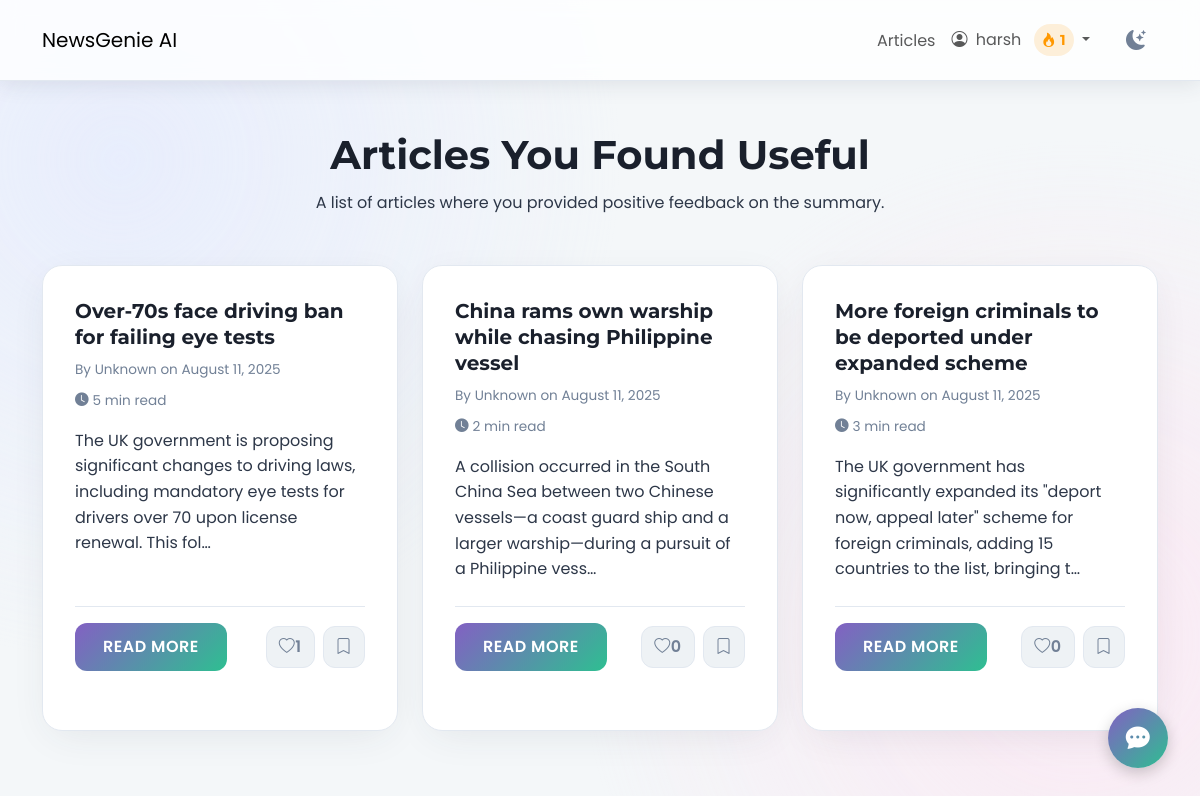
/users/profile/useful-articles/ (signed in), run on the app's committed database.
### users/models.py (models this page shows, shortened)
class Profile(models.Model):
    user = models.OneToOneField(User, on_delete=models.CASCADE)
    bio = models.TextField(max_length=500, blank=True, null=True)
    streak_count = models.IntegerField(default=0)
    last_login_date = models.DateField(null=True, blank=True)

### news/models.py (models this page shows, shortened)
class Article(models.Model):
    title = models.CharField(max_length=255)
    author = models.CharField(max_length=100, default="Unknown")
    content = models.TextField()
    url = models.URLField(unique=True)
    source = models.CharField(max_length=100)
    published_at = models.DateTimeField()
    summary = models.TextField(blank=True, null=True)
    category = models.ManyToManyField(Category, related_name='articles')
    approved = models.BooleanField(default=False)
    audio_file = models.FileField(upload_to='news_audio/', blank=True, null=True)
    reading_time = models.PositiveIntegerField(default=0, help_text="Estimated reading time in minutes")
    is_spotlighted = models.BooleanField(default=False, help_text="Check this to feature this article on the articles page.")
    @property
    def total_likes(self):
        return self.likes.count()
    def approved_status(self):
        return self.approved
    approved_status.boolean = True
    approved_status.short_description = "Approved"

### users/views.py (the view)
# urls.py: path('profile/useful-articles/', useful_articles_list, name='useful-articles-list'),
@login_required
def useful_articles_list(request):
    useful_feedback = ArticleFeedback.objects.filter(user=request.user, is_useful=True)
    articles = [feedback.article for feedback in useful_feedback]
    context = {
        'articles': articles,
        'feedback_type': 'Useful'
    }
    return render(request, 'users/feedback_articles_list.html', context)

### users/templates/users/feedback_articles_list.html (shortened to what this page needs)
{% extends 'news/base.html' %}
{% load static %}
{% block content %}
<div class="page-header-section text-center mb-5">
    <h1 class="page-title-heading">Articles You Found Useful</h1>
    <p class="page-subtitle-text">A list of articles where you provided positive feedback on the summary.</p>
</div>
{% if articles %}
<div class="row row-cols-1 row-cols-md-2 row-cols-lg-3 g-4 article-grid">
    {% for article in articles %}
    <div class="col">
        <div class="app-card article-card h-100">
            <div class="card-body d-flex flex-column">
                <h5 class="card-title-article">{{ article.title }}</h5>
                <div class="card-meta-info">
                    <span>By {{ article.author }} on {{ article.published_at|date:"F d, Y" }}</span>
                    {% if article.reading_time %}
                        <span class="reading-time"><i class="bi bi-clock-fill"></i> {{ article.reading_time }} min read</span>
                    {% endif %}
                </div>
                <p class="card-text-summary">{{ article.summary|default:article.content|truncatechars:150 }}</p>
                <div class="article-actions">
                    <a href="{% url 'news:detail' article.pk %}" class="btn app-btn read-more-btn">Read More</a>
                    <div class="d-flex gap-2 button-group-actions">
                        <button class="btn app-btn icon-btn like-btn {% if article.is_liked_by_user %}liked{% endif %}" data-article-id="{{ article.pk }}" {% if not user.is_authenticated %}disabled title="Login to like" {% endif %}>
                            <i class="bi {% if article.is_liked_by_user %}bi-heart-fill{% else %}bi-heart{% endif %}"></i>
                            <span class="like-count">{{ article.total_likes }}</span>
                        </button>
                        <button class="btn app-btn icon-btn bookmark-btn " data-article-id="{{ article.pk }}" >
                            <i class="bi {% if article.is_bookmarked_by_user %}bi-bookmark-fill{% else %}bi-bookmark{% endif %}"></i>
                        </button>
                    </div>
                </div>
            </div>
            <div class="card-footer article-card-footer">
                {% for category in article.category.all %}
                    <span class="badge category-pill-small me-1">{{ category.name }}</span>
                {% endfor %}
            </div>
        </div>
    </div>
    {% endfor %}
</div>
{% else %}
<div class="text-center py-5 app-card">
    <p class="lead">You haven't marked any summaries as "Useful" yet.</p>
    <a href="{% url "news:article_list" %}" class="btn app-btn primary-btn mt-3">Browse Articles</a>
</div>
{% endif %}
{% endblock content %}

### templates/news/base.html (shortened to what this page needs)
{% load static %}
<!DOCTYPE html>
<html lang="en">
<head>
    <link href="https://cdn.jsdelivr.net/npm/bootstrap@5.3.0/dist/css/bootstrap.min.css" rel="stylesheet">
    <link rel="stylesheet" href="https://cdn.jsdelivr.net/npm/bootstrap-icons@1.10.5/font/bootstrap-icons.css">
    <link rel="stylesheet" href="{% static 'css/newsgenie.css' %}">
</head>
<body class="{{ request.COOKIES.theme|default:'light' }}-mode">
    <header class="app-navbar navbar navbar-expand-lg sticky-top">
        <div class="container">
            <a class="navbar-brand navbar-brand-custom" href="{% url 'news:homepage' %}">NewsGenie AI</a>
            <div class="collapse navbar-collapse" id="navbarNav">
                <ul class="navbar-nav ms-auto align-items-center">
                    {% if user.is_authenticated %}
                        <li class="nav-item">
                            <a class="nav-link nav-link-custom" href="{% url 'news:article_list' %}">Articles</a>
                        </li>
                        <li class="nav-item dropdown">
                            <a class="nav-link nav-link-custom dropdown-toggle" href="#" id="navbarDropdown" role="button" data-bs-toggle="dropdown" aria-expanded="false">
                                <i class="bi bi-person-circle me-1"></i>
                                {{ user.username }}
                                <span class="streak-indicator ms-2">
                                    <i class="bi bi-fire"></i> {{ user.profile.streak_count }}
                                </span>
                            </a>
                        </li>
                    {% endif %}
                    <li class="nav-item ms-3">
                        <button id="theme-toggle" class="btn theme-toggle-btn">
                            <i class="bi bi-moon-stars-fill"></i>
                        </button>
                    </li>
                </ul>
            </div>
        </div>
    </header>
    <main class="container my-5 app-content-wrapper">
        {% block content %}{% endblock %}
    </main>
    <div id="chatbot-container">
        <button id="chatbot-toggle-btn" class="app-btn secondary-btn">
            <i class="bi bi-chat-dots-fill"></i>
        </button>
    </div>
</body>
</html>

### data on the page
Article: title "Over-70s face driving ban for failing eye tests", author "Unknown", published_at "August 11, 2025", reading_time "5", summary "The UK government is proposing significant changes to driving laws, including mandatory eye tests for drivers over 70 upon license renewal. This fol…", total_likes "1"
Article: title "China rams own warship while chasing Philippine vessel", author "Unknown", published_at "August 11, 2025", reading_time "2", summary "A collision occurred in the South China Sea between two Chinese vessels—a coast guard ship and a larger warship—during a pursuit of a Philippine vess…", total_likes "0"
Article: title "More foreign criminals to be deported under expanded scheme", author "Unknown", published_at "August 11, 2025", reading_time "3", summary "The UK government has significantly expanded its \"deport now, appeal later\" scheme for foreign criminals, adding 15 countries to the list, bringing t…", total_likes "0"

### other printed values
{{ user.username }} "harsh"
{{ user.profile.streak_count }} "1"
